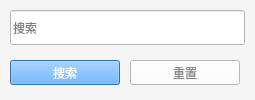
<?xml version="1.0" encoding="UTF-8"?>
<ui version="4.0">
 <class>selectPage</class>
 <widget class="QWidget" name="selectPage">
  <property name="geometry">
   <rect>
    <x>0</x>
    <y>0</y>
    <width>255</width>
    <height>100</height>
   </rect>
  </property>
  <property name="minimumSize">
   <size>
    <width>255</width>
    <height>100</height>
   </size>
  </property>
  <property name="maximumSize">
   <size>
    <width>255</width>
    <height>100</height>
   </size>
  </property>
  <property name="windowTitle">
   <string>Form</string>
  </property>
  <property name="styleSheet">
   <string notr="true">QWidget{
	
	background-color: rgb(245, 245, 245);
}
QPushButton#selectBt{
	color: rgb(255, 255, 255);
	background-color: rgb(64,158, 255);
}
QPushButton#selectBt:hover{
	color: rgb(255, 255, 255);
	background-color: rgb(121,187, 255);
}
QPushButton#clearBt{
	color: rgb(130, 130, 130);
	background-color: rgb(255,255, 255);
}
QPushButton#clearBt:hover{
	color: rgb(64,169, 255);
}
QLineEdit{
	
	background-color: rgb(255, 255, 255);
}</string>
  </property>
  <widget class="QPushButton" name="selectBt">
   <property name="geometry">
    <rect>
     <x>10</x>
     <y>60</y>
     <width>110</width>
     <height>25</height>
    </rect>
   </property>
   <property name="minimumSize">
    <size>
     <width>110</width>
     <height>25</height>
    </size>
   </property>
   <property name="maximumSize">
    <size>
     <width>110</width>
     <height>25</height>
    </size>
   </property>
   <property name="text">
    <string>搜索</string>
   </property>
  </widget>
  <widget class="QPushButton" name="clearBt">
   <property name="geometry">
    <rect>
     <x>130</x>
     <y>60</y>
     <width>110</width>
     <height>25</height>
    </rect>
   </property>
   <property name="minimumSize">
    <size>
     <width>110</width>
     <height>25</height>
    </size>
   </property>
   <property name="maximumSize">
    <size>
     <width>110</width>
     <height>25</height>
    </size>
   </property>
   <property name="text">
    <string>重置</string>
   </property>
  </widget>
  <widget class="QLineEdit" name="selectEdit">
   <property name="geometry">
    <rect>
     <x>10</x>
     <y>10</y>
     <width>235</width>
     <height>35</height>
    </rect>
   </property>
   <property name="minimumSize">
    <size>
     <width>235</width>
     <height>35</height>
    </size>
   </property>
   <property name="maximumSize">
    <size>
     <width>235</width>
     <height>35</height>
    </size>
   </property>
   <property name="alignment">
    <set>Qt::AlignLeading|Qt::AlignLeft|Qt::AlignVCenter</set>
   </property>
   <property name="placeholderText">
    <string>搜索</string>
   </property>
  </widget>
 </widget>
 <resources/>
 <connections/>
</ui>
